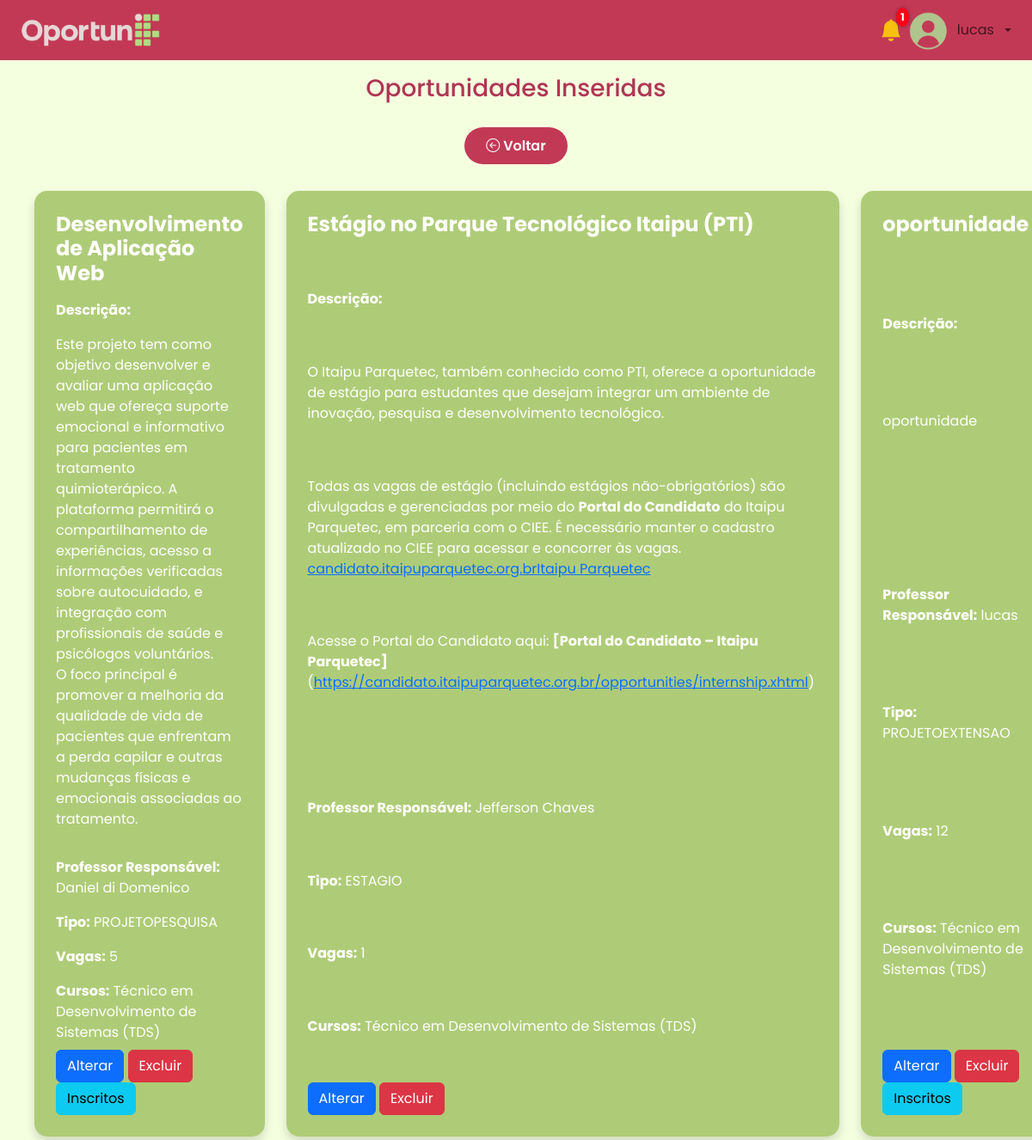
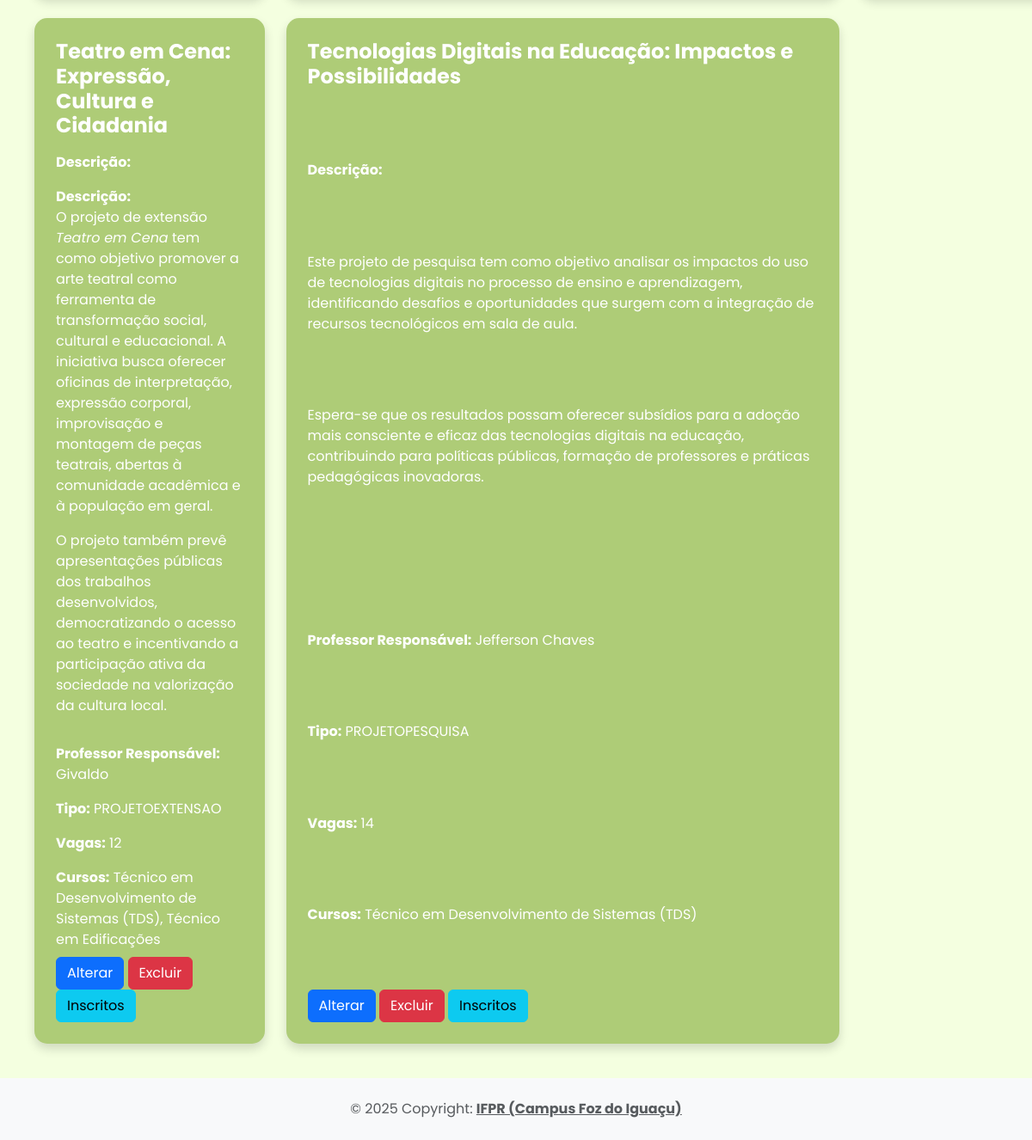
The page /app/controller/OportunidadeController.php?action=list (signed in) on the database its author committed (2 pictures, top to bottom).
### tables this page shows
CREATE TABLE `oportunidades` (
  `idOportunidades` int(11) NOT NULL,
  `titulo` longtext DEFAULT NULL,
  `descricao` longtext DEFAULT NULL,
  `tipoOportunidade` enum('ESTAGIO','PROJETOEXTENSAO','PROJETOPESQUISA') NOT NULL,
  `dataInicio` date NOT NULL,
  `dataFim` date NOT NULL,
  `documentoAnexo` varchar(100) DEFAULT NULL,
  `vaga` int(11) NOT NULL,
  `professor_responsavel` varchar(255) NOT NULL,
  `documentoEdital` varchar(255) DEFAULT NULL
);

CREATE TABLE `cursos` (
  `idCursos` int(11) NOT NULL,
  `nome` varchar(45) DEFAULT NULL
);

### app/controller/OportunidadeController.php (called while the page is built, shortened)
<?php
require_once(__DIR__ . "/../dao/OportunidadeDAO.php");
require_once(__DIR__ . "/../dao/CursoDAO.php");
require_once(__DIR__ . "/../model/Oportunidade.php");
class OportunidadeController extends Controller
{
    private OportunidadeDAO $oportunidadeDao;
    public function __construct()
    {
        $this->oportunidadeDao = new OportunidadeDAO();
        $this->handleAction();
    }
    protected function list(string $msgErro = "", string $msgSucesso = "")
    {
        $dados["lista"] = $this->oportunidadeDao->list();
        $this->loadView("oportunidade/oportunidade_list.php", $dados, $msgErro, $msgSucesso);
    }
}
new OportunidadeController();

### app/model/Oportunidade.php (called while the page is built, shortened)
<?php
require_once(__DIR__ . "/Curso.php");
class Oportunidade
{
    private ?int $id;
    private ?string $titulo;
    private ?string $descricao;
    private ?string $tipoOportunidade;
    private array $cursos = [];
    private $professorResponsavel;
    private ?int $vaga;
    public function getId(): ?int
    {
        return $this->id;
    }
    public function setId(?int $id): self
    {
        $this->id = $id;
        return $this;
    }
    public function getTitulo(): ?string
    {
        return $this->titulo;
    }
    public function setTitulo(?string $titulo): self
    {
        $this->titulo = $titulo;
        return $this;
    }
    public function getDescricao(): ?string
    {
        return $this->descricao;
    }
    public function setDescricao(?string $descricao): self
    {
        $this->descricao = $descricao;
        return $this;
    }
    public function getTipoOportunidade(): ?string
    {
        return $this->tipoOportunidade;
    }
    public function setTipoOportunidade(?string $tipoOportunidade): self
    {
        $this->tipoOportunidade = $tipoOportunidade;
        return $this;
    }
    public function getVaga(): ?int
    {
        return $this->vaga;
    }
    public function setVaga(?int $vaga): void
    {
        $this->vaga = $vaga;
    }
    public function setProfessorResponsavel(string $nome)
    {
        $this->professorResponsavel = $nome;
    }
    public function getProfessorResponsavel(): string
    {
        return $this->professorResponsavel;
    }
    public function getCursos(): array
    {
        return $this->cursos;
    }
    public function setCursos(array $cursos): self
    {
        $this->cursos = $cursos;
        return $this;
    }
}

### app/dao/OportunidadeDAO.php (called while the page is built, shortened)
<?php
include_once(__DIR__ . "/../model/Oportunidade.php");
include_once(__DIR__ . "/../model/Curso.php");
class OportunidadeDAO
{
    public function list()
    {
        $conn = Connection::getConn();
        $sql = "SELECT * FROM oportunidades o ORDER BY o.titulo";
        $stm = $conn->prepare($sql);
        $stm->execute();
        $result = $stm->fetchAll();
        return $this->mapOportunidades($result);
    }
    private function mapOportunidades($result)
    {
        $oportunidades = array();
        foreach ($result as $reg) {
            $oportunidade = new Oportunidade();
            $oportunidade->setId($reg['idOportunidades']);
            $oportunidade->setTitulo($reg['titulo']);
            $oportunidade->setDescricao($reg['descricao']);
            $oportunidade->setDocumentoEdital($reg['documentoEdital']);
            $oportunidade->setTipoOportunidade($reg['tipoOportunidade']);
            $oportunidade->setDataInicio($reg['dataInicio']);
            $oportunidade->setDataFim($reg['dataFim']);
            $oportunidade->setDocumentoAnexo($reg['documentoAnexo']);
            $oportunidade->setVaga($reg['vaga']);
            $oportunidade->setProfessorResponsavel($reg['professor_responsavel']);
            require_once(__DIR__ . "/CursoDAO.php");
            $cursoDao = new CursoDAO();
            $oportunidade->setCursos($cursoDao->getCursosByOportunidade($reg['idOportunidades']));
            $oportunidades[] = $oportunidade;
        }
        return $oportunidades;
    }
}

### app/model/Curso.php (called while the page is built, shortened)
<?php
class Curso
{
    private ?string $nome;
    public function __construct()
    {
        $this->nome = null;
    }
    public function getNome(): ?string
    {
        return $this->nome;
    }
    public function setNome(?string $nome): self
    {
        $this->nome = $nome;
        return $this;
    }
}

### app/dao/CursoDAO.php (called while the page is built, shortened)
<?php
include_once(__DIR__ . "/../model/Curso.php");
class CursoDAO
{
    public function getCursosByOportunidade(int $idOportunidade): array
    {
        $conn = Connection::getConn();
        $sql = "SELECT c.* FROM cursos c
            INNER JOIN oportunidade_curso oc ON c.idCursos = oc.idCurso
            WHERE oc.idOportunidade = :idOportunidade";
        $stm = $conn->prepare($sql);
        $stm->bindValue(":idOportunidade", $idOportunidade);
        $stm->execute();
        $result = $stm->fetchAll();
        $cursos = [];
        foreach ($result as $reg) {
            $curso = new Curso();
            $curso->setId($reg['idCursos']);
            $curso->setNome($reg['nome']);
            $cursos[] = $curso;
        }
        return $cursos;
    }
}

### app/view/oportunidade/oportunidade_list.php (the view, shortened to what this page needs)
<?php
require_once(__DIR__ . "/../include/header.php");
require_once(__DIR__ . "/../include/menu.php");
?>
<link rel="stylesheet" href="<?= BASEURL ?>/view/css/oportunidade_lists.css">
<h3 class="text-center">Oportunidades Inseridas</h3>
<div class="container text-center" style="margin-top: 30px;">
    <a href="<?= BASEURL ?>/controller/HomeController.php?action=homeProfessor" class="btn-voltar">
        <i class="bi bi-arrow-left-circle"></i> Voltar
    </a>
</div>
<?php if (!empty($dados['lista'])): ?>
    <div class="cards-container">
        <?php foreach ($dados['lista'] as $op): ?>
            <div class="card-oportunidade">
                <h3><?= htmlspecialchars($op->getTitulo()); ?></h3>
               <p><strong>Descrição:</strong> <?= html_entity_decode($op->getDescricao()); ?></p>
                <p><strong>Professor Responsável:</strong> <?= htmlspecialchars($op->getProfessorResponsavel()); ?></p>
                <p><strong>Tipo:</strong> <?= htmlspecialchars($op->getTipoOportunidade()); ?></p>
                <p><strong>Vagas:</strong> <?= htmlspecialchars($op->getVaga()); ?></p>
                <p><strong>Cursos:</strong>
                    <?php
                    $nomesCursos = array_map(fn($c) => $c->getNome(), $op->getCursos() ?? []);
                    echo htmlspecialchars(implode(", ", $nomesCursos));
                    ?>
                </p>
                <div class="acoes">
                    <a class="btn btn-primary"
                        href="<?= BASEURL ?>/controller/OportunidadeController.php?action=edit&id=<?= $op->getId() ?>">Alterar</a>
                    <a class="btn btn-danger"
                        onclick="return confirm('Confirma a exclusão da oportunidade?');"
                        href="<?= BASEURL ?>/controller/OportunidadeController.php?action=delete&id=<?= $op->getId() ?>">Excluir</a>
                    <?php if ($op->getTipoOportunidade() !== 'ESTAGIO'): ?>
                        <a class="btn btn-info"
                            href="<?= BASEURL ?>/controller/OportunidadeController.php?action=visualizarInscritos&idOport=<?= $op->getId() ?>">Inscritos</a>
                    <?php endif; ?>
                </div>
            </div>
        <?php endforeach; ?>
    </div>
<?php endif; ?>
<?php
require_once(__DIR__ . "/../include/footer.php");
?>

### app/view/css/menus.css (style rules this page uses)
* { margin: 0; padding: 0; box-sizing: border-box; }

### app/view/css/oportunidade_lists.css (style rules this page uses)
body { font-family: 'Poppins', sans-serif; background-color: #f4ffe0; ; color: #b03653; }
.cards-container { display: grid; grid-template-columns: repeat(3, 1fr); gap: 25px; padding: 40px; }
.card-oportunidade { background-color: #aecc77; color: white; border-radius: 15px; padding: 25px; box-shadow: 0 6px 12px rgba(0, 0, 0, 0.15); display: flex; flex-direction: column; justify-content: space-between; min-height: 250px; transition: transform 0.2s ease, box-shadow 0.2s ease; }
.card-oportunidade h3 { margin-top: 0; font-size: 1.5rem; font-weight: 700; }
.card-oportunidade p { margin: 8px 0; line-height: 1.5; }
.btn-voltar { background-color: #c23956; color: #fff; border-radius: 25px; padding: 10px 25px; text-decoration: none; font-weight: 600; transition: background-color 0.3s ease; }

### app/view/include/footer.php (style rules this page uses)
body { min-height: 100vh; display: flex; flex-direction: column; margin: 0; }

### rows shown on the page
oportunidades: titulo "Desenvolvimento de Aplicação Web", descricao "Este projeto tem como objetivo desenvolver e avaliar uma aplicação web que ofereça suporte emocional e informativo para pacientes em tratamento quimioterápico. A plataforma permitirá o compartilhamento de experiências, acesso a informações verificadas sobre autocuidado, e integração com profissionais de saúde e psicólogos voluntários. O foco principal é promover a melhoria da qualidade de vida de pacientes que enfrentam a perda capilar e outras mudanças físicas e emocionais associadas ao tratamento.", professor_responsavel "Daniel di Domenico", tipoOportunidade "PROJETOPESQUISA", vaga "5"
cursos: nome "Técnico em Desenvolvimento de Sistemas (TDS)"
oportunidades: titulo "Estágio no Parque Tecnológico Itaipu (PTI)", descricao "O Itaipu Parquetec, também conhecido como PTI, oferece a oportunidade de estágio para estudantes que desejam integrar um ambiente de inovação, pesquisa e desenvolvimento tecnológico. Todas as vagas de estágio (incluindo estágios não-obrigatórios) são divulgadas e gerenciadas por meio do Portal do Candidato do Itaipu Parquetec, em parceria com o CIEE. É necessário manter o cadastro atualizado no CIEE para acessar e concorrer às vagas. candidato.itaipuparquetec.org.br Itaipu Parquetec Acesse o Portal do Candidato aqui: [Portal do Candidato – Itaipu Parquetec] ( https://candidato.itaipuparquetec.org.br/opportunities/internship.xhtml )", professor_responsavel "Jefferson Chaves", tipoOportunidade "ESTAGIO", vaga "1"
oportunidades: titulo "oportunidade", descricao "oportunidade", professor_responsavel "lucas", tipoOportunidade "PROJETOEXTENSAO", vaga "12"
oportunidades: titulo "Teatro em Cena: Expressão, Cultura e Cidadania", descricao "Descrição: O projeto de extensão Teatro em Cena tem como objetivo promover a arte teatral como ferramenta de transformação social, cultural e educacional. A iniciativa busca oferecer oficinas de interpretação, expressão corporal, improvisação e montagem de peças teatrais, abertas à comunidade acadêmica e à população em geral. O projeto também prevê apresentações públicas dos trabalhos desenvolvidos, democratizando o acesso ao teatro e incentivando a participação ativa da sociedade na valorização da cultura local.", professor_responsavel "Givaldo", tipoOportunidade "PROJETOEXTENSAO", vaga "12", nomesCursos "Técnico em Desenvolvimento de Sistemas (TDS), Técnico em Edificações"
oportunidades: titulo "Tecnologias Digitais na Educação: Impactos e Possibilidades", descricao "Este projeto de pesquisa tem como objetivo analisar os impactos do uso de tecnologias digitais no processo de ensino e aprendizagem, identificando desafios e oportunidades que surgem com a integração de recursos tecnológicos em sala de aula. Espera-se que os resultados possam oferecer subsídios para a adoção mais consciente e eficaz das tecnologias digitais na educação, contribuindo para políticas públicas, formação de professores e práticas pedagógicas inovadoras.", professor_responsavel "Jefferson Chaves", tipoOportunidade "PROJETOPESQUISA", vaga "14"

### other values the page prints
$notificacoes "1"
$nome "lucas"
